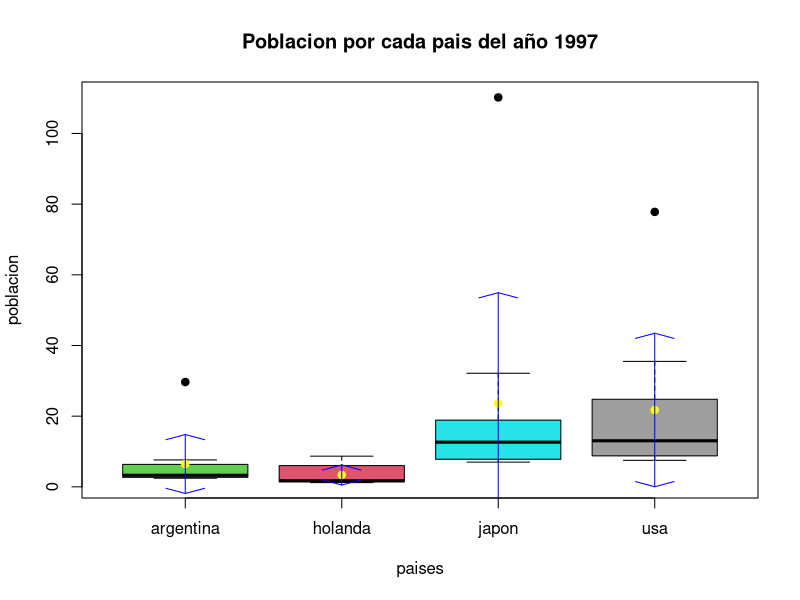

The R source for this figure:
## ---- chunk 1

poblacion = c(29.66, 7.61, 6.35, 4.10, 3.8, 2.75, 2.70, 2.69, 2.51, 2.44, 77.81, 35.50, 24.79, 20.02, 16.70, 9.39, 9.38, 8.76, 7.63, 7.5, 8.68, 7.31, 6.02, 2.64, 1.75, 1.72, 1.51, 1.42, 1.31, 1.2, 110.21, 32.14, 18.88, 16.38, 13.37, 11.92, 10.71, 7.8, 7.7, 7)
paises = c('argentina','argentina','argentina','argentina','argentina','argentina','argentina','argentina','argentina','argentina','usa','usa','usa','usa','usa','usa','usa','usa','usa','usa','holanda','holanda','holanda','holanda','holanda','holanda','holanda','holanda','holanda','holanda','japon','japon','japon','japon','japon','japon','japon','japon','japon','japon')


bp = boxplot(poblacion~paises, main='Poblacion por cada pais del año 1997', pch = 19, col=c(123,234,445,456))
xi <-  seq(bp$n)
'Media por pais'
media = tapply(poblacion, paises, mean);media
'Desviacion Estandar por pais'
desviacionEstandar = tapply(poblacion, paises, sd); desviacionEstandar
points(xi, media, col = 'yellow', pch=19);
arrows(xi, media-desviacionEstandar, xi, media+desviacionEstandar,code =3, col='blue', angle = 75, length = .2)

## ---- chunk 2
#x = numero de pasajeros / vuelo
#p(x<=180) -> p(x=181)
#2% no se presenta -> 3.6 personas (promedio de personas que no se presenta al vuelvo)
#98% se presenta -> 176.4 personas
probabilidadSi <- dpois(181, 176.4)
probabilidadNo <- 1 - probabilidadSi
print(paste("La probabilidad de que no se presente quejas por sobre-vender sillas en el avion es de: " , probabilidadNo*100,'%'))

## ---- chunk 3

media = 400;
desviacionEstandar = 5;
noConforme = 415;

probNoConforme = pnorm(noConforme, mean = media, sd = desviacionEstandar, FALSE)
porcentajeNoConforme = probNoConforme*100
cat('El porcentaje de las botellas de gaseosa que son declaradas producto NO CONFORME en Tocancipa es de: ',porcentajeNoConforme*100,'%')

